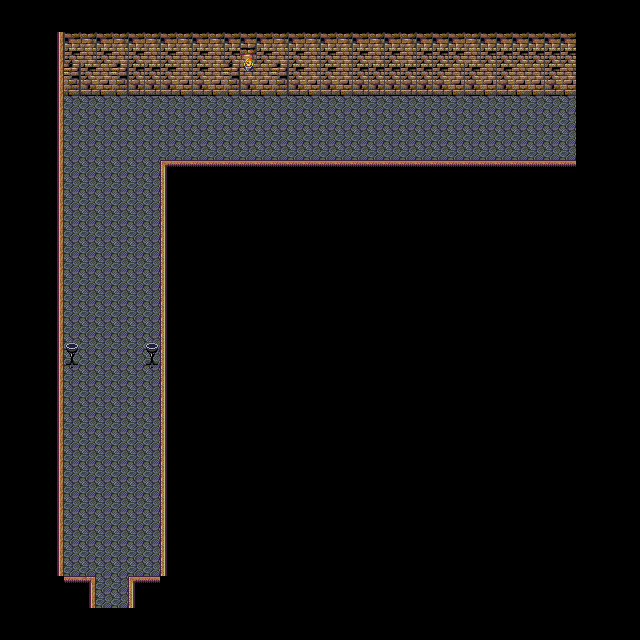

Below is a game level as drawn by its tile map, then a one-line description and the .tmx that defines it (tile-layer data replaced by summaries):
An orthogonal 40x40 tile map with 16x16 px tiles, 2 tile layers (Base, fire) and 24 objects.

<map version="1.0" orientation="orthogonal" renderorder="right-down" width="40" height="40" tilewidth="16" tileheight="16" backgroundcolor="#000000" nextobjectid="31">
 <tileset firstgid="1" name="lower" tilewidth="16" tileheight="16">
  <image source="lower.png" trans="007575" width="480" height="256" />
 </tileset>
 <layer name="Base" width="40" height="40">
  <properties>
   <property name="cc_vertexz" value="-11" />
  </properties>
  <data>[1600 cells, 510 non-empty, 25 distinct tile ids]</data>
 </layer>
 <layer name="fire" width="40" height="40">
  <properties>
   <property name="cc_vertexz" value="-11" />
  </properties>
  <data>[1600 cells, 4 non-empty, 2 distinct tile ids]</data>
 </layer>
 <objectgroup name="collision">
  <object id="1" x="160" y="160" width="128" height="160" />
  <object id="2" x="32" y="32" width="32" height="288" />
  <object id="4" x="64" y="32" width="224" height="64" />
  <object id="5" x="288" y="160" width="288" height="128" />
  <object id="6" x="288" y="0" width="288" height="96" />
  <object id="7" x="160" y="320" width="160" height="304" />
  <object id="9" x="128" y="576" width="32" height="80" />
  <object id="10" x="48" y="576" width="48" height="64" />
  <object id="11" x="32" y="320" width="32" height="256" />
  <object id="29" x="64" y="336" width="16" height="32" />
  <object id="30" x="144" y="336" width="16" height="32" />
 </objectgroup>
 <objectgroup name="Ugokumono(object)" />
 <objectgroup name="Chara(object)" />
 <objectgroup name="event">
  <object id="12" x="576" y="96" width="32" height="64">
   <properties>
    <property name="EventID" value="1" />
    <property name="trigger" value="1" />
   </properties>
  </object>
  <object id="15" x="96" y="608" width="32" height="32">
   <properties>
    <property name="EventID" value="2" />
    <property name="trigger" value="1" />
   </properties>
  </object>
  <object id="17" x="288" y="288" width="32" height="32">
   <properties>
    <property name="EventID" value="3" />
    <property name="trigger" value="3" />
   </properties>
  </object>
  <object id="18" x="256" y="288" width="32" height="32">
   <properties>
    <property name="EventID" value="0" />
    <property name="trigger" value="0" />
   </properties>
  </object>
  <object id="23" x="224" y="288" width="32" height="32">
   <properties>
    <property name="EventID" value="4" />
    <property name="trigger" value="0" />
   </properties>
  </object>
  <object id="24" x="64" y="160" width="96" height="32">
   <properties>
    <property name="EventID" value="5" />
    <property name="trigger" value="1" />
   </properties>
  </object>
  <object id="25" x="144" y="336" width="16" height="16">
   <properties>
    <property name="objID" value="1" />
   </properties>
  </object>
  <object id="26" x="64" y="336" width="16" height="16">
   <properties>
    <property name="objID" value="2" />
   </properties>
  </object>
  <object id="28" x="240" y="48" width="16" height="16">
   <properties>
    <property name="objID" value="3" />
   </properties>
  </object>
 </objectgroup>
 <objectgroup name="path">
  <object id="19" x="64" y="304" width="32" height="32">
   <properties>
    <property name="nextID" value="2" />
    <property name="pathID" value="1" />
    <property name="previousID" value="0" />
   </properties>
  </object>
  <object id="20" x="160" y="128" width="32" height="32">
   <properties>
    <property name="nextID" value="3" />
    <property name="pathID" value="2" />
    <property name="previousID" value="1" />
   </properties>
  </object>
  <object id="21" x="544" y="128" width="32" height="32">
   <properties>
    <property name="nextID" value="4" />
    <property name="pathID" value="3" />
    <property name="previousID" value="2" />
   </properties>
  </object>
  <object id="22" x="64" y="96" width="32" height="32">
   <properties>
    <property name="nextID" value="1" />
    <property name="pathID" value="4" />
    <property name="previousID" value="3" />
   </properties>
  </object>
 </objectgroup>
</map>
